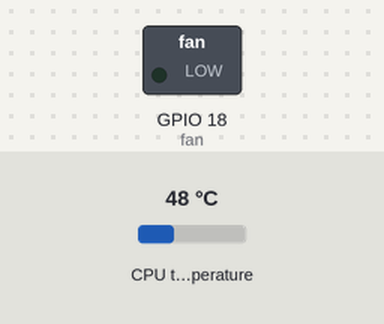
A program run on a simulated Raspberry Pi (BCM pin numbers). On the bench: switched loads named in the program (green lamp = pin HIGH). The test bench sets the inputs (shaded band); at power-on: CPU temperature 48 °C.

Above: at 1.2 s.
1.3 s: CPU temperature set to 54 °C
7.3 s: CPU temperature set to 57 °C
At 11.0 s:
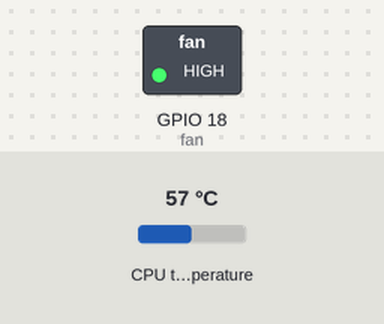
13.3 s: CPU temperature set to 46 °C
19.3 s: CPU temperature set to 43 °C
At 20.9 s:
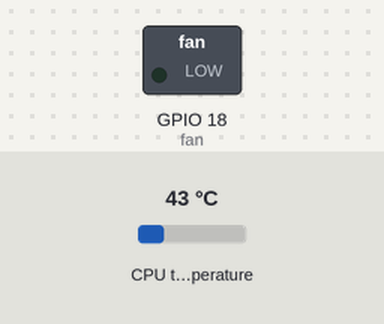
25.3 s: CPU temperature set to 58 °C
At 30.8 s:
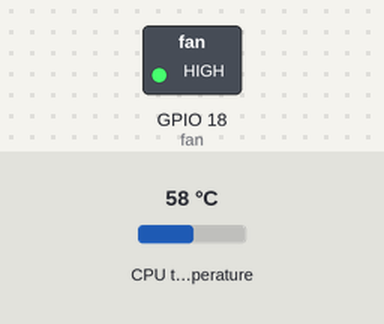
Timing chart, 0 to 32.3 s (numbered marks = the images above; inputs shaded):
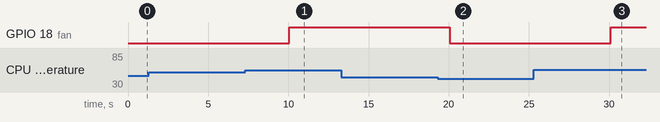

Measured:
- the behaviour switches between 55 and 56 °C on CPU temperature (found by bisection; images 0 and 1)
- the behaviour switches between 45 and 44 °C on CPU temperature (found by bisection; images 1 and 2)
- after the input at 1.3 s, every drawn part: stays the same
- after the input at 7.3 s, GPIO 18 (fan): LOW → HIGH after 2.7 s
- after the input at 13.3 s, every drawn part: stays the same
- after the input at 19.3 s, GPIO 18 (fan): HIGH → LOW after 0.78 s
- after the input at 25.3 s, GPIO 18 (fan): LOW → HIGH after 4.8 s

The program:

fancontrol.py
```python
#!/usr/bin/env python3

import subprocess
import time

from gpiozero import OutputDevice


ON_THRESHOLD = 55  # (degrees Celsius) Fan kicks on at this temperature.
OFF_THRESHOLD = 45  # (degress Celsius) Fan shuts off at this temperature.
SLEEP_INTERVAL = 5  # (seconds) How often we check the core temperature.
GPIO_PIN = 18  # Which GPIO pin you're using to control the fan.


def get_temp():
    """Get the core temperature.
    Run a shell script to get the core temp and parse the output.
    Raises:
        RuntimeError: if response cannot be parsed.
    Returns:
        float: The core temperature in degrees Celsius.
    """
    output = subprocess.run(['vcgencmd', 'measure_temp'], capture_output=True)
    temp_str = output.stdout.decode()
    try:
        return float(temp_str.split('=')[1].split('\'')[0])
    except (IndexError, ValueError):
        raise RuntimeError('Could not parse temperature output.')


if __name__ == '__main__':
    # Validate the on and off thresholds
    if OFF_THRESHOLD >= ON_THRESHOLD:
        raise RuntimeError('OFF_THRESHOLD must be less than ON_THRESHOLD')

    fan = OutputDevice(GPIO_PIN)

    while True:
        temp = get_temp()

        # Start the fan if the temperature has reached the limit and the fan
        # isn't already running.
        # NOTE: `fan.value` returns 1 for "on" and 0 for "off"
        if temp > ON_THRESHOLD and not fan.value:
            fan.on()

        # Stop the fan if the fan is running and the temperature has dropped
        # to 10 degrees below the limit.
        elif fan.value and temp < OFF_THRESHOLD:
            fan.off()

        time.sleep(SLEEP_INTERVAL)
```
